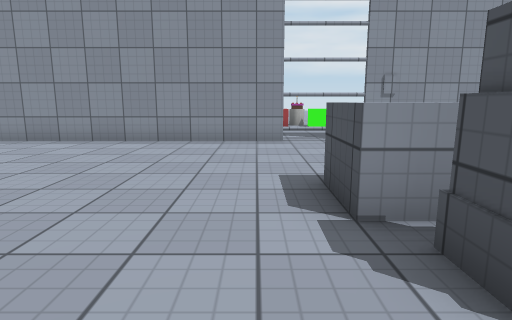
[1] (above)

19 first-person views from a walk through a Unity game level. The camera is 1.2 m above the floor, tilts 10° down and sees 75° across. The floor is counted in squares, 1 m on a side. Each view is taken from the middle of a square. On the plan, view 1 faces up. The plan holds only what a view shows up to about 14 squares ahead; the rest is blank. The place goes on beyond the plan. The player character is not drawn. Door leaves are left out, so doorways stand open. Surface patterns are stand-ins for the level's own textures.

[2]
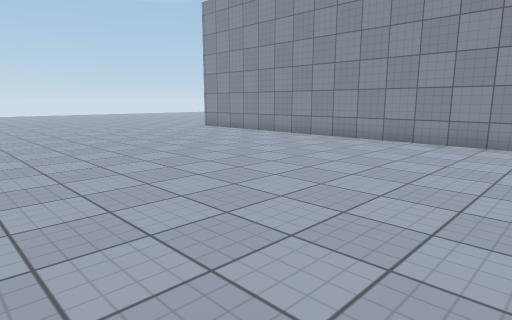

[3]
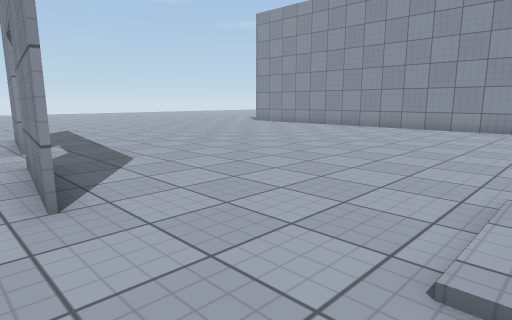

[4]
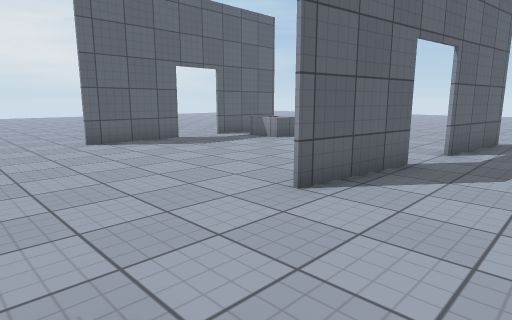

[5]
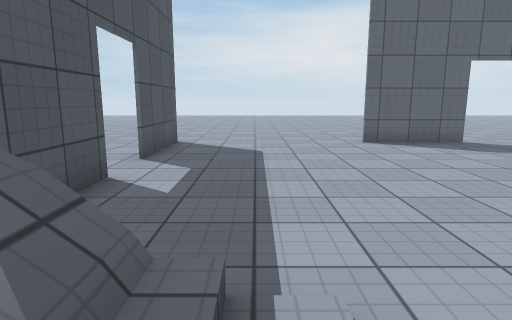

[6]
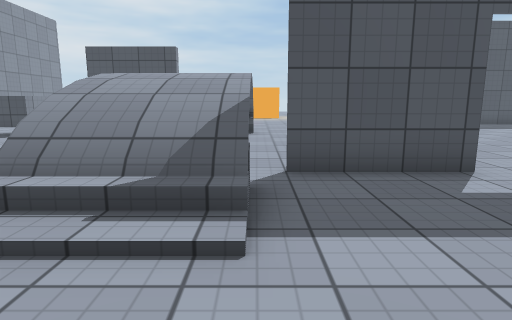

[7]
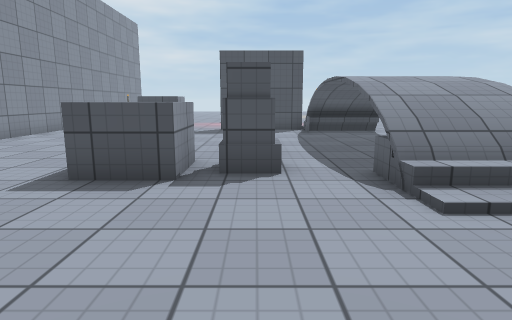

[8]
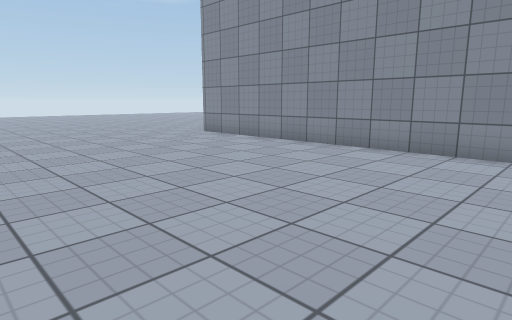

[9]
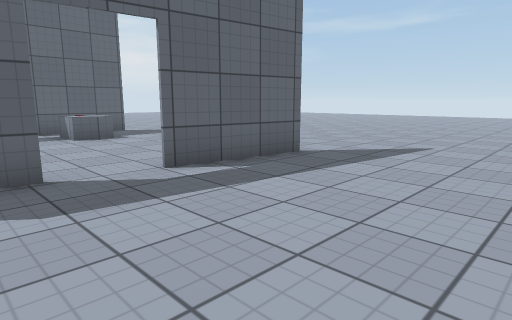

[10]
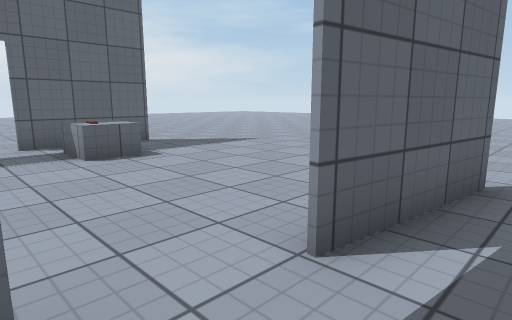

[11]
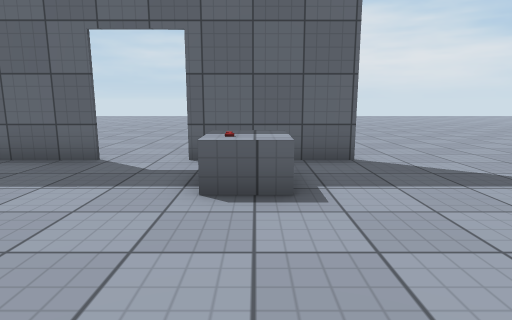

[12]
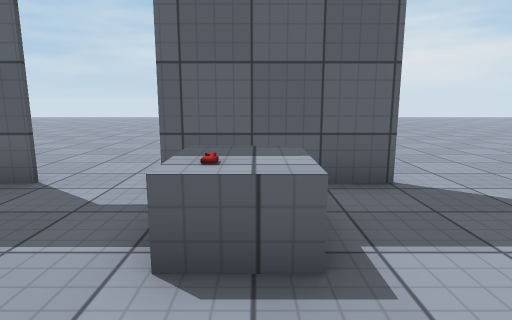

[13]
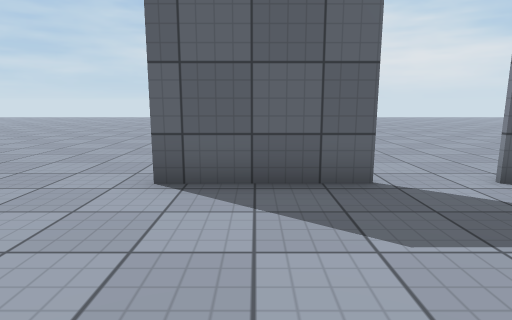

[14]
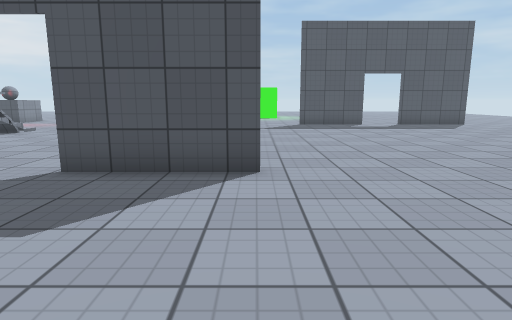

[15]
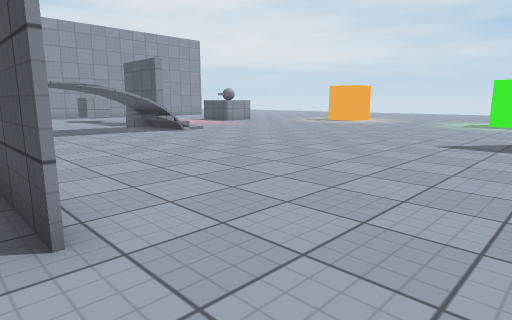

[16]
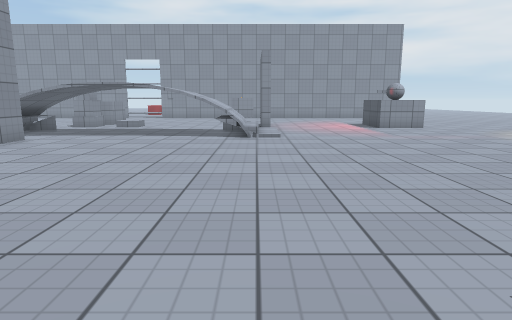

[17]
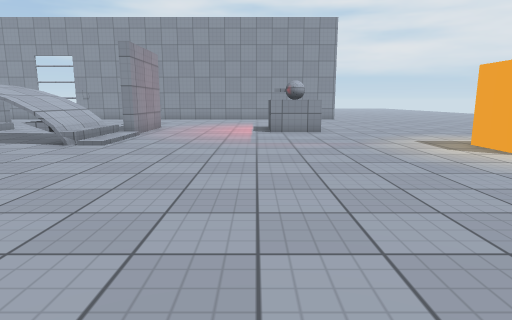

[18]
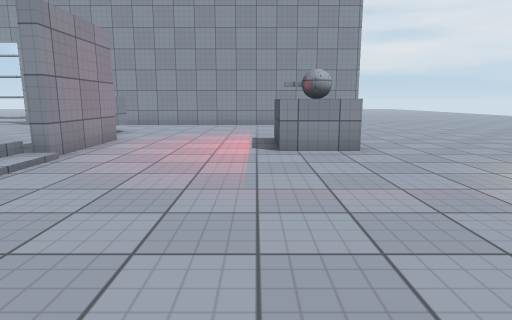

[19]
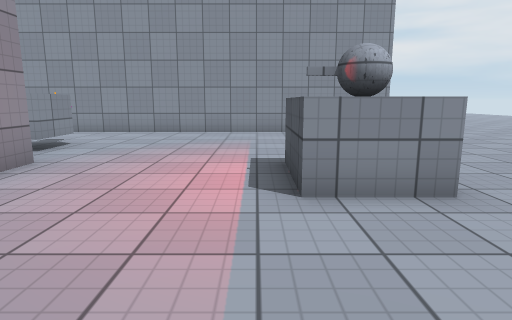

### Floor plan
Key: @ floor where view 1 was taken; # wall or solid block; x gap in a wall; . floor; / step, stairs or slope; D open door; ^ raised ledge; O other object.
Columns run from 16 left of view 1 to 21 right of it. Each row starts with its distance up from view 1.
 13                  ..
 12                  ..
 11                  ..
 10 .################x###################
  9 ...................  ............
  8 .................................
  7 ......................  .#.......   ..
  6 .................... ..  ^^......  ...
  5 .................^^   ...^^......  ...
  4 .................^   ............  ...
  3 .................#^.......#.....O ....
  2 ..................#  ..  .#.....OO....
  1 ..........................#.....OO....
  0 ................@^^^^.^^^^#...........
 -1 ................/^^^^.^^^^O...........
 -2 ................/^^^^.^^^^O...........
 -3 ....####D......./^^^^.^^^^............
 -4 .......DD####......#..................
 -5 ...................#..................
 -6 ...................#.................
 -7   .................D................
 -8 ...................D...............
 -9 ......^............#...............
-10 ......^^...........#..............
-11 ...................#...............
-12 ....####DD###......#................
-13 ..... ..............................
-14 ....  ........................
-15 .... .......................
-16 ............................
-17 ........ ...................
-18 ........ ...................

Positions as (right, up) in squares from view 1, and headings:
1: (0, 0), facing up
2: (0, -1), facing up-left
3: (0, -5), facing up-left
4: (0, -1), facing down-left
5: (0, -1), facing down
6: (-3, -3), facing right
7: (-4, 2), facing right
8: (-4, 2), facing up-left
9: (-6, 2), facing down-left
10: (-7, -2), facing down-left
11: (-10, -5), facing down
12: (-10, -7), facing down
13: (-5, -7), facing down
14: (-3, -12), facing right
15: (2, -15), facing up-right
16: (10, -14), facing up
17: (15, -12), facing up
18: (15, -7), facing up
19: (15, -3), facing up
